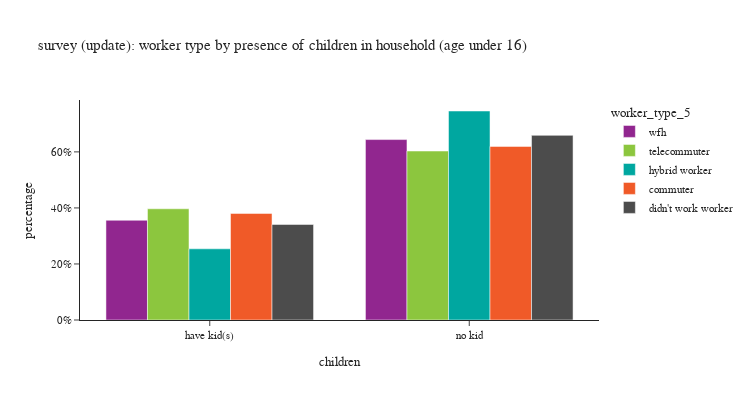

The code cell stored with this chart in its notebook:
### Code cell
for sc in survey_person_day['source'].unique():

    df = survey_person_day[survey_person_day['source']==sc]

    df_worker_count = df[(df['worker_type_5'].isin(workers))].\
        groupby(['worker_type_5','children'])['pdexpfac'].agg(sample_count='size', pdexpfac='sum').reset_index()
    # df_worker_count['percent'] = df_worker_count['pdexpfac'] / sum(df_worker_count['pdexpfac'])
    df_worker_count['percentage'] = df_worker_count.groupby('worker_type_5', group_keys=False)['pdexpfac']. \
        apply(lambda x: x / float(x.sum()))

    fig = px.bar(df_worker_count,
                x="children", y="percentage", barmode="group",
                color='worker_type_5',
                category_orders={'worker_type_5': workers},
                hover_data=['pdexpfac','sample_count'],
                title=f"{sc}: worker type by presence of children in household (age under 16)")
    fig.update_layout(height=400, width=750)
    fig.for_each_yaxis(lambda a: a.update(dict(tickformat=".0%")))
    fig.show()

### Figure 1 — Plotly figure (JSON) as saved in the notebook; plotly's stock layout.template omitted (floating-point values rounded to 4 significant figures)
{"data": [{"alignmentgroup": "True", "customdata": [[81270.0, 181.0], [147000.0, 588.0]], "hovertemplate": "worker_type_5=wfh<br>children=%{x}<br>percentage=%{y}<br>pdexpfac=%{customdata[0]}<br>sample_count=%{customdata[1]}<extra></extra>", "legendgroup": "wfh", "marker": {"color": "#91268F", "pattern": {"shape": ""}}, "name": "wfh", "offsetgroup": "wfh", "orientation": "v", "showlegend": true, "textposition": "auto", "type": "bar", "x": ["have kid(s)", "no kid"], "xaxis": "x", "y": [0.356, 0.644], "yaxis": "y"}, {"alignmentgroup": "True", "customdata": [[67680.0, 126.0], [102800.0, 451.0]], "hovertemplate": "worker_type_5=telecommuter<br>children=%{x}<br>percentage=%{y}<br>pdexpfac=%{customdata[0]}<br>sample_count=%{customdata[1]}<extra></extra>", "legendgroup": "telecommuter", "marker": {"color": "#8CC63E", "pattern": {"shape": ""}}, "name": "telecommuter", "offsetgroup": "telecommuter", "orientation": "v", "showlegend": true, "textposition": "auto", "type": "bar", "x": ["have kid(s)", "no kid"], "xaxis": "x", "y": [0.3969, 0.6031], "yaxis": "y"}, {"alignmentgroup": "True", "customdata": [[51660.0, 74.0], [151700.0, 352.0]], "hovertemplate": "worker_type_5=hybrid worker<br>children=%{x}<br>percentage=%{y}<br>pdexpfac=%{customdata[0]}<br>sample_count=%{customdata[1]}<extra></extra>", "legendgroup": "hybrid worker", "marker": {"color": "#00A7A0", "pattern": {"shape": ""}}, "name": "hybrid worker", "offsetgroup": "hybrid worker", "orientation": "v", "showlegend": true, "textposition": "auto", "type": "bar", "x": ["have kid(s)", "no kid"], "xaxis": "x", "y": [0.2541, 0.7459], "yaxis": "y"}, {"alignmentgroup": "True", "customdata": [[302000.0, 257.0], [491900.0, 1061.0]], "hovertemplate": "worker_type_5=commuter<br>children=%{x}<br>percentage=%{y}<br>pdexpfac=%{customdata[0]}<br>sample_count=%{customdata[1]}<extra></extra>", "legendgroup": "commuter", "marker": {"color": "#F05A28", "pattern": {"shape": ""}}, "name": "commuter", "offsetgroup": "commuter", "orientation": "v", "showlegend": true, "textposition": "auto", "type": "bar", "x": ["have kid(s)", "no kid"], "xaxis": "x", "y": [0.3804, 0.6196], "yaxis": "y"}, {"alignmentgroup": "True", "customdata": [[107500.0, 108.0], [207700.0, 369.0]], "hovertemplate": "worker_type_5=didn't work worker<br>children=%{x}<br>percentage=%{y}<br>pdexpfac=%{customdata[0]}<br>sample_count=%{customdata[1]}<extra></extra>", "legendgroup": "didn't work worker", "marker": {"color": "#4C4C4C", "pattern": {"shape": ""}}, "name": "didn't work worker", "offsetgroup": "didn't work worker", "orientation": "v", "showlegend": true, "textposition": "auto", "type": "bar", "x": ["have kid(s)", "no kid"], "xaxis": "x", "y": [0.341, 0.659], "yaxis": "y"}], "layout": {"barmode": "group", "height": 400, "legend": {"title": {"text": "worker_type_5"}, "tracegroupgap": 0}, "title": {"text": "survey (update): worker type by presence of children in household (age under 16)"}, "width": 750, "xaxis": {"anchor": "y", "domain": [0.0, 1.0], "title": {"text": "children"}}, "yaxis": {"anchor": "x", "domain": [0.0, 1.0], "tickformat": ".0%", "title": {"text": "percentage"}}}}
